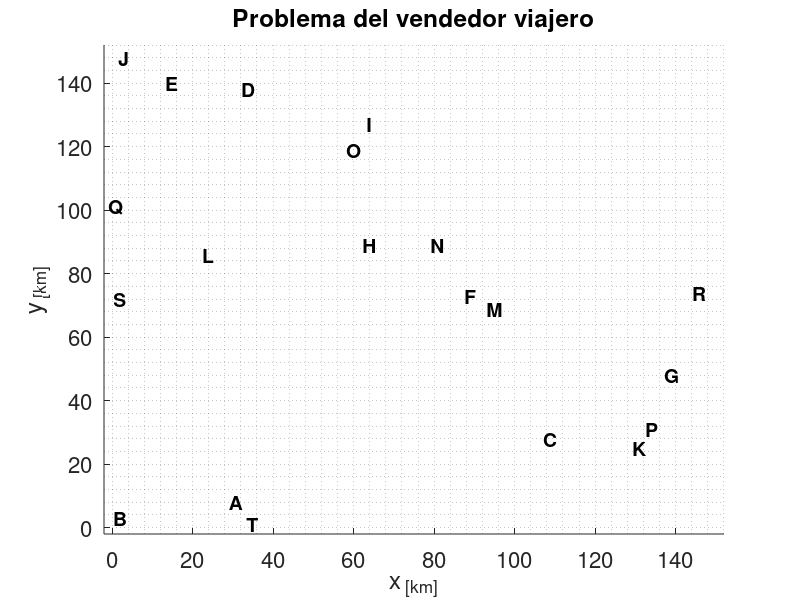

Reproduce this figure in MATLAB. (Note: this script raises an error after producing the figure.)
% implementación del TSP (problema del vendedor viajero):
% clear ; close all; clc; 

% Tamaño del problema
N = 20;

% creación aleatoria del problema:
coordenadas = round(rand(N,2) .* 150);

eje = subplot(1,1,1);
xlabel('x_{ [km]}');
ylabel('y_{ [km]}');
set(eje,'FontSize',16);
axis([-2 152 -2 152]);
title('Problema del vendedor viajero');
grid minor;
for k=1:N
    texto = text(coordenadas(k,1),coordenadas(k,2),sprintf('%c','A'+k-1));
    set(texto,'FontSize',14,'HorizontalAlignment','center',...
        'FontWeight','bold');
end

% Crear nombres para las ciudades: A, B, C, ...
ciudades = arrayfun(@(k) char('A' + k - 1), 1:N, 'UniformOutput', false)';

% Crear y exportar tabla
T = table(ciudades, coordenadas(:,1), coordenadas(:,2), ...
    'VariableNames', {'ciudad', 'x_km', 'y_km'});

writetable(T, 'problem.csv');
